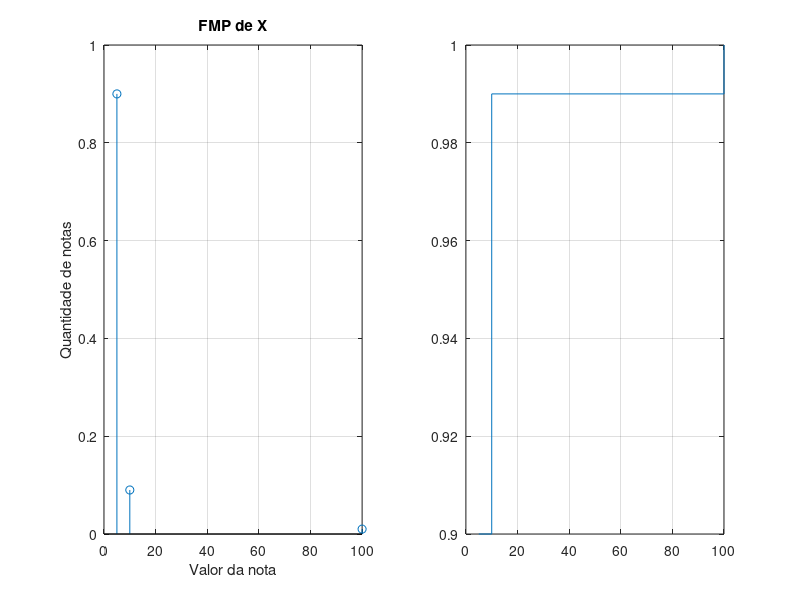

Write MATLAB code to recreate this figure.
%2
%2. Considere uma caixa contendo 90 notas de 5 Euros, 9 notas de 50 e 1 de 100.
% (a) Descreva o espac¸o de amostragem da experiencia aleat ˆ oria, retirar uma nota da caixa, e as proba- ´
% bilidades dos acontecimentos elementares.
% (b) Considere agora a variavel aleat ´ oria ´ X como sendo o valor de uma nota retirada a sorte da caixa `
% acima descrita. Descreva o espac¸o de amostragem e a func¸ao massa de probabilidade de ˜ X.
% (c) Determine a func¸ao distribuic¸ ˜ ao acumulada de ˜ X e efectue a sua representac¸ao gr ˜ afica em Matlab.

%a) espaço de amostragem é retirar uma das 100 notas possiveis

%ALINEA B)
figure(1)
subplot(1,2,1)
x = [5 10 100];
y = [90 9 1];
totalnotas = 100;
y = y / totalnotas;
stem(x,y) %funçao massa

grid on
title("FMP de X")
xlabel("Valor da nota")
ylabel("Quantidade de notas")


%ALINEA C)
subplot(1,2,2)
fx = cumsum(y); %soma comulativa 
stairs(x, fx);
%xlim([0 7])
%ylim([0 1.1])
grid on


